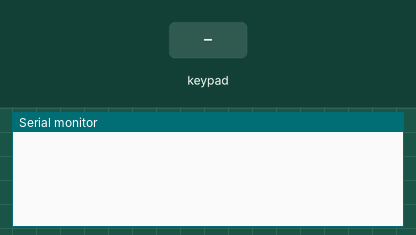
Simulated run of this sketch. Board: Arduino Uno, built with avr-gcc and run on an emulated ATmega328P. Parts: the last lines printed to the serial monitor. Inputs (shaded band) come from the test bench.

Above: at 1.2 s.
1.3 s: key '1' pressed
At 2.0 s:
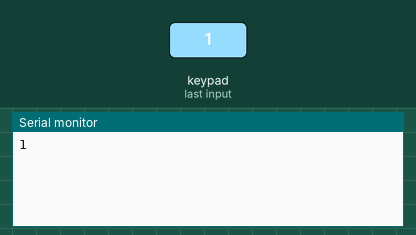
2.8 s: keypad keys 9 1 0 1 1 1 2 # pressed 0.4 s apart
At 6.4 s:
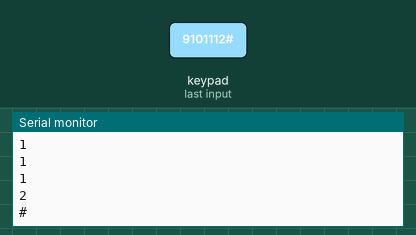
7.5 s: key 'A' pressed
At 8.7 s:
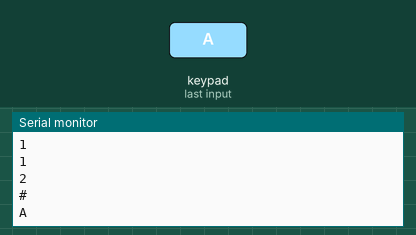
9.0 s: keypad keys 9 1 0 1 1 1 2 * pressed 0.4 s apart
At 12.6 s:
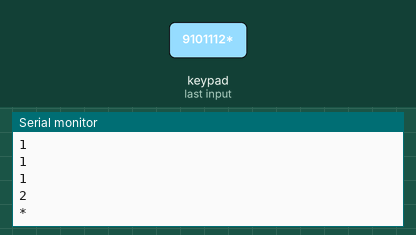
13.7 s: key 'B' pressed
At 14.9 s:
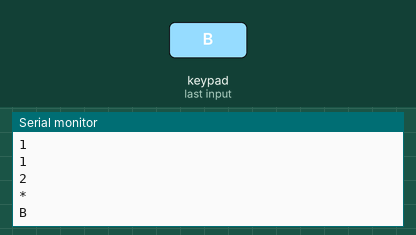
15.2 s: keypad keys 9 1 0 1 1 1 2 D pressed 0.4 s apart
At 19.5 s:
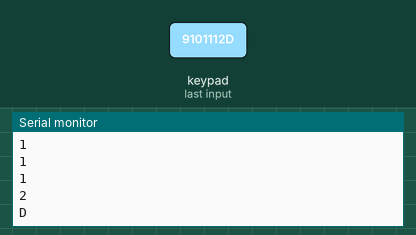
Timing chart, 0 to 20.9 s (numbered marks = the images above; inputs shaded):
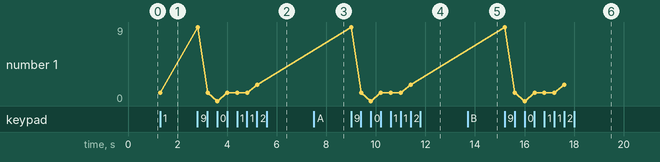

Measured:
- after the input at 1.3 s, the serial monitor: prints a new line at once (image 1)
- after the input at 2.8 s, the serial monitor: prints a new line at once (image 2)
- after the input at 7.5 s, the serial monitor: prints a new line at once (image 3)
- after the input at 9.0 s, the serial monitor: prints a new line at once (image 4)
- after the input at 13.7 s, the serial monitor: prints a new line at once (image 5)
- after the input at 15.2 s, the serial monitor: prints a new line at once (image 6)
- plotted number 1: 1 → 2 after the input at 2.8 s

The sketch:

HelloKeyPad.ino
```cpp
#include "Keypad.h"

char keys[4][4]={
 {'1','2','3','A'},
 {'4','5','6','B'},
 {'7','8','9','C'},
 {'*','0','#','D'}};

// Clavier de face :
//
//                 ===========
//                 | 1 2 3 A |
//                 | 4 5 6 B |
//                 | 7 8 9 C |
//                 | * 0 # D |
//  =========================================
//    |   |   |   |   |   |   |   |   |   |       <= Keyboard pin
//   N/A  5   6   7   8   9   10  11  12 N/A      <= Arduino digital pin

byte rowPin[4]={9,10,11,12};
byte colPin[4]={5,6,7,8};

Keypad keypad=Keypad(makeKeymap(keys),rowPin,colPin,4,4);

void setup()
{
 Serial.begin(9600);
}

void loop()
{
 char pressed=keypad.getKey();
 if(pressed)
 {
 Serial.println(pressed);
 }
}
```

Key.cpp
```cpp
// (licence header left out)
#include "Key.h"


// default constructor
Key::Key() {
	kchar = NO_KEY;
	kstate = IDLE;
	stateChanged = false;
}

// constructor
Key::Key(char userKeyChar) {
	kchar = userKeyChar;
	kcode = -1;
	kstate = IDLE;
	stateChanged = false;
}


void Key::key_update (char userKeyChar, KeyState userState, boolean userStatus) {
	kchar = userKeyChar;
	kstate = userState;
	stateChanged = userStatus;
}


/*
|| @changelog
|| | 1.0 2012-06-04 - Mark Stanley : Initial Release
|| #
*/
```

Key.h
```cpp
// (licence header left out)
#ifndef Keypadlib_KEY_H_
#define Keypadlib_KEY_H_

#include <Arduino.h>

#define OPEN LOW
#define CLOSED HIGH

typedef unsigned int uint;
typedef enum{ IDLE, PRESSED, HOLD, RELEASED } KeyState;

const char NO_KEY = '\0';

class Key {
public:
	// members
	char kchar;
	int kcode;
	KeyState kstate;
	boolean stateChanged;

	// methods
	Key();
	Key(char userKeyChar);
	void key_update(char userKeyChar, KeyState userState, boolean userStatus);

private:

};

#endif

/*
|| @changelog
|| | 1.0 2012-06-04 - Mark Stanley : Initial Release
|| #
*/
```
